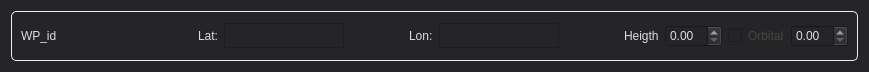
<?xml version="1.0" encoding="UTF-8"?>
<ui version="4.0">
 <class>WaypointGlobalView</class>
 <widget class="QWidget" name="WaypointGlobalView">
  <property name="geometry">
   <rect>
    <x>0</x>
    <y>0</y>
    <width>869</width>
    <height>60</height>
   </rect>
  </property>
  <property name="sizePolicy">
   <sizepolicy hsizetype="Maximum" vsizetype="Fixed">
    <horstretch>0</horstretch>
    <verstretch>0</verstretch>
   </sizepolicy>
  </property>
  <property name="minimumSize">
   <size>
    <width>50</width>
    <height>0</height>
   </size>
  </property>
  <property name="windowTitle">
   <string>Form</string>
  </property>
  <property name="styleSheet">
   <string notr="true">QWidget#colorIcon {}

QWidget {
background-color: #252528;
color: #DDDDDF;
border-color: #EEEEEE;
background-clip: border;
}

QCheckBox {
background-color: #252528;
color: #454545;
}

QGroupBox {
	border: 1px solid #EEEEEE;
	border-radius: 5px;
	padding: 0px 0px 0px 0px;
margin-top: 1ex; /* leave space at the top for the title */
	margin: 0px;
}

 QGroupBox::title {
     subcontrol-origin: margin;
     subcontrol-position: top center; /* position at the top center */
     margin: 0 3px 0px 3px;
     padding: 0 3px 0px 0px;
     font: bold 8px;
 }

QGroupBox#heartbeatIcon {
	background-color: red;
}

 QDockWidget {
	font: bold;
    border: 1px solid #32345E;
}

QPushButton {
	font-weight: bold;
	font-size: 12px;
	border: 1px solid #999999;
	border-radius: 10px;
	min-width:22px;
	max-width: 36px;
	min-height: 16px;
	max-height: 16px;
	padding: 2px;
	background-color: qlineargradient(x1: 0, y1: 0, x2: 0, y2: 1, stop: 0 #777777, stop: 1 #555555);
}

QPushButton:pressed {
	background-color: qlineargradient(x1: 0, y1: 0, x2: 0, y2: 1, stop: 0 #444444, stop: 1 #555555);
}

QPushButton#landButton {
	color: #000000;
	background: qlineargradient(x1:0, y1:0, x2:0, y2:1,
                             stop:0 #ffee01, stop:1 #ae8f00) url(&quot;ICONDIR/control/emergency-button.png&quot;);
}

QPushButton:pressed#landButton {
	color: #000000;
	background: qlineargradient(x1:0, y1:0, x2:0, y2:1,
                             stop:0 #bbaa00, stop:1 #a05b00) url(&quot;ICONDIR/control/emergency-button.png&quot;);
}

QPushButton#killButton {
	color: #000000;
	background: qlineargradient(x1:0, y1:0, x2:0, y2:1,
                             stop:0 #ffb917, stop:1 #b37300) url(&quot;ICONDIR/control/emergency-button.png&quot;);
}

QPushButton:pressed#killButton {
	color: #000000;
	background: qlineargradient(x1:0, y1:0, x2:0, y2:1,
                             stop:0 #bb8500, stop:1 #903000) url(&quot;ICONDIR/control/emergency-button.png&quot;);
}

QProgressBar {
	border: 1px solid white;
	border-radius: 4px;
	text-align: center;
	padding: 2px;
	color: white;
	background-color: #111111;
}

QProgressBar:horizontal {
	height: 12px;
}

QProgressBar QLabel {
	font-size: 8px;
}

QProgressBar:vertical {
	width: 12px;
}

QProgressBar::chunk {
	background-color: #656565;
}

QProgressBar::chunk#batteryBar {
	background-color: green;
}

QProgressBar::chunk#speedBar {
	background-color: yellow;
}

QProgressBar::chunk#thrustBar {
	background-color: orange;
}</string>
  </property>
  <layout class="QGridLayout" name="gridLayout">
   <item row="0" column="0">
    <widget class="QGroupBox" name="groupBox_2">
     <property name="sizePolicy">
      <sizepolicy hsizetype="Preferred" vsizetype="Fixed">
       <horstretch>0</horstretch>
       <verstretch>0</verstretch>
      </sizepolicy>
     </property>
     <property name="title">
      <string/>
     </property>
     <layout class="QHBoxLayout" name="horizontalLayout">
      <item>
       <widget class="QLabel" name="idWP_label">
        <property name="text">
         <string>WP_id</string>
        </property>
       </widget>
      </item>
      <item>
       <spacer name="horizontalSpacer">
        <property name="orientation">
         <enum>Qt::Horizontal</enum>
        </property>
        <property name="sizeHint" stdset="0">
         <size>
          <width>135</width>
          <height>13</height>
         </size>
        </property>
       </spacer>
      </item>
      <item>
       <widget class="QLabel" name="Latitud_label">
        <property name="text">
         <string>Lat:</string>
        </property>
       </widget>
      </item>
      <item>
       <widget class="QTextEdit" name="m_latitudtextEdit">
        <property name="minimumSize">
         <size>
          <width>0</width>
          <height>0</height>
         </size>
        </property>
        <property name="maximumSize">
         <size>
          <width>120</width>
          <height>25</height>
         </size>
        </property>
        <property name="verticalScrollBarPolicy">
         <enum>Qt::ScrollBarAlwaysOff</enum>
        </property>
        <property name="readOnly">
         <bool>true</bool>
        </property>
       </widget>
      </item>
      <item>
       <spacer name="horizontalSpacer_2">
        <property name="orientation">
         <enum>Qt::Horizontal</enum>
        </property>
        <property name="sizeHint" stdset="0">
         <size>
          <width>50</width>
          <height>30</height>
         </size>
        </property>
       </spacer>
      </item>
      <item>
       <widget class="QLabel" name="Longitud_label">
        <property name="text">
         <string>Lon:</string>
        </property>
       </widget>
      </item>
      <item>
       <widget class="QTextEdit" name="m_longitudtextEdit">
        <property name="maximumSize">
         <size>
          <width>120</width>
          <height>25</height>
         </size>
        </property>
        <property name="verticalScrollBarPolicy">
         <enum>Qt::ScrollBarAlwaysOff</enum>
        </property>
        <property name="readOnly">
         <bool>true</bool>
        </property>
       </widget>
      </item>
      <item>
       <spacer name="horizontalSpacer_3">
        <property name="orientation">
         <enum>Qt::Horizontal</enum>
        </property>
        <property name="sizeHint" stdset="0">
         <size>
          <width>50</width>
          <height>30</height>
         </size>
        </property>
       </spacer>
      </item>
      <item>
       <widget class="QLabel" name="height_label">
        <property name="text">
         <string>Heigth</string>
        </property>
       </widget>
      </item>
      <item>
       <widget class="QDoubleSpinBox" name="m_heigthSpinBox"/>
      </item>
      <item>
       <widget class="QCheckBox" name="m_orbitCheckBox">
        <property name="palette">
         <palette>
          <active>
           <colorrole role="WindowText">
            <brush brushstyle="SolidPattern">
             <color alpha="255">
              <red>69</red>
              <green>69</green>
              <blue>69</blue>
             </color>
            </brush>
           </colorrole>
           <colorrole role="Button">
            <brush brushstyle="SolidPattern">
             <color alpha="255">
              <red>37</red>
              <green>37</green>
              <blue>40</blue>
             </color>
            </brush>
           </colorrole>
           <colorrole role="Text">
            <brush brushstyle="SolidPattern">
             <color alpha="255">
              <red>69</red>
              <green>69</green>
              <blue>69</blue>
             </color>
            </brush>
           </colorrole>
           <colorrole role="ButtonText">
            <brush brushstyle="SolidPattern">
             <color alpha="255">
              <red>69</red>
              <green>69</green>
              <blue>69</blue>
             </color>
            </brush>
           </colorrole>
           <colorrole role="Base">
            <brush brushstyle="SolidPattern">
             <color alpha="255">
              <red>37</red>
              <green>37</green>
              <blue>40</blue>
             </color>
            </brush>
           </colorrole>
           <colorrole role="Window">
            <brush brushstyle="SolidPattern">
             <color alpha="255">
              <red>37</red>
              <green>37</green>
              <blue>40</blue>
             </color>
            </brush>
           </colorrole>
          </active>
          <inactive>
           <colorrole role="WindowText">
            <brush brushstyle="SolidPattern">
             <color alpha="255">
              <red>69</red>
              <green>69</green>
              <blue>69</blue>
             </color>
            </brush>
           </colorrole>
           <colorrole role="Button">
            <brush brushstyle="SolidPattern">
             <color alpha="255">
              <red>37</red>
              <green>37</green>
              <blue>40</blue>
             </color>
            </brush>
           </colorrole>
           <colorrole role="Text">
            <brush brushstyle="SolidPattern">
             <color alpha="255">
              <red>69</red>
              <green>69</green>
              <blue>69</blue>
             </color>
            </brush>
           </colorrole>
           <colorrole role="ButtonText">
            <brush brushstyle="SolidPattern">
             <color alpha="255">
              <red>69</red>
              <green>69</green>
              <blue>69</blue>
             </color>
            </brush>
           </colorrole>
           <colorrole role="Base">
            <brush brushstyle="SolidPattern">
             <color alpha="255">
              <red>37</red>
              <green>37</green>
              <blue>40</blue>
             </color>
            </brush>
           </colorrole>
           <colorrole role="Window">
            <brush brushstyle="SolidPattern">
             <color alpha="255">
              <red>37</red>
              <green>37</green>
              <blue>40</blue>
             </color>
            </brush>
           </colorrole>
          </inactive>
          <disabled>
           <colorrole role="WindowText">
            <brush brushstyle="SolidPattern">
             <color alpha="255">
              <red>69</red>
              <green>69</green>
              <blue>69</blue>
             </color>
            </brush>
           </colorrole>
           <colorrole role="Button">
            <brush brushstyle="SolidPattern">
             <color alpha="255">
              <red>37</red>
              <green>37</green>
              <blue>40</blue>
             </color>
            </brush>
           </colorrole>
           <colorrole role="Text">
            <brush brushstyle="SolidPattern">
             <color alpha="255">
              <red>69</red>
              <green>69</green>
              <blue>69</blue>
             </color>
            </brush>
           </colorrole>
           <colorrole role="ButtonText">
            <brush brushstyle="SolidPattern">
             <color alpha="255">
              <red>69</red>
              <green>69</green>
              <blue>69</blue>
             </color>
            </brush>
           </colorrole>
           <colorrole role="Base">
            <brush brushstyle="SolidPattern">
             <color alpha="255">
              <red>37</red>
              <green>37</green>
              <blue>40</blue>
             </color>
            </brush>
           </colorrole>
           <colorrole role="Window">
            <brush brushstyle="SolidPattern">
             <color alpha="255">
              <red>37</red>
              <green>37</green>
              <blue>40</blue>
             </color>
            </brush>
           </colorrole>
          </disabled>
         </palette>
        </property>
        <property name="text">
         <string>Orbital</string>
        </property>
       </widget>
      </item>
      <item>
       <widget class="QDoubleSpinBox" name="m_orbitalSpinBox">
        <property name="enabled">
         <bool>true</bool>
        </property>
       </widget>
      </item>
     </layout>
    </widget>
   </item>
  </layout>
 </widget>
 <resources/>
 <connections/>
</ui>
